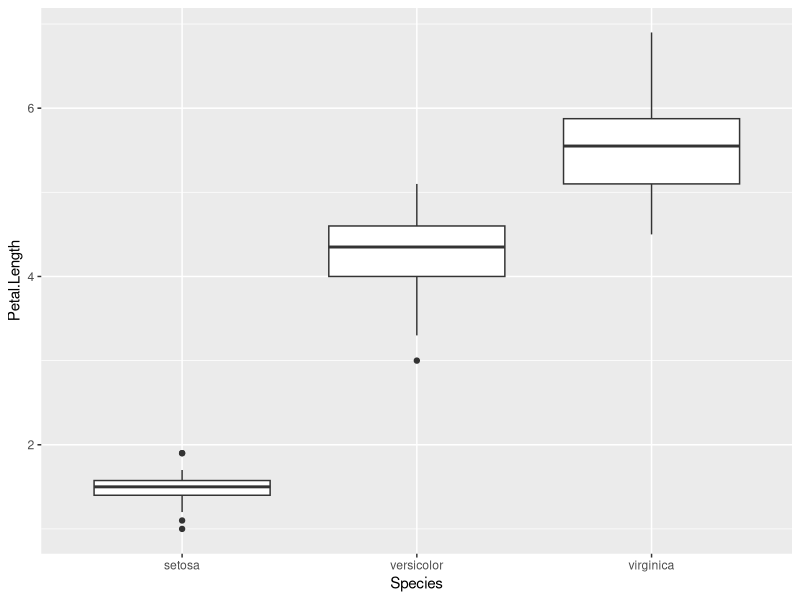
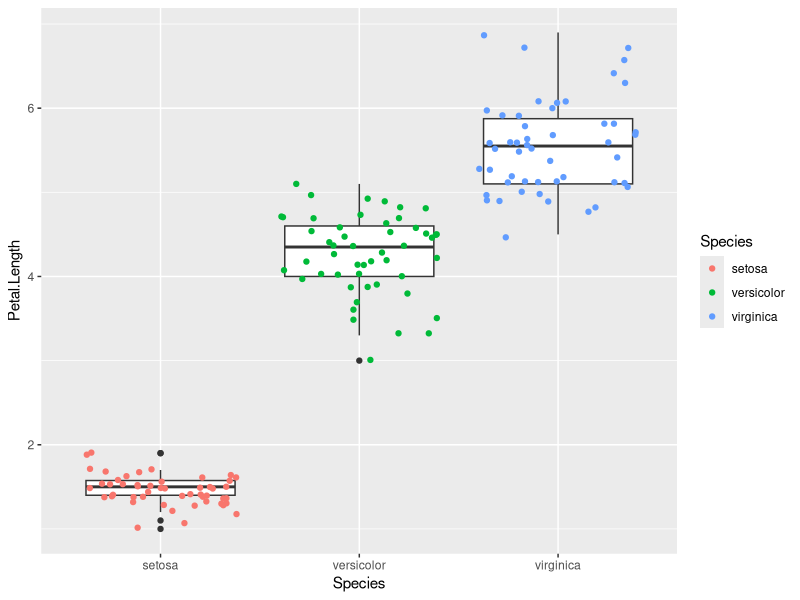

Recreate these plots in R, in order.
## ---- chunk 1
knitr::opts_chunk$set(echo = FALSE, warning = FALSE, message = FALSE)
suppressMessages(suppressWarnings(library(tidyverse, quietly = TRUE)))
## ---- chunk 2
data("iris")
Table <- group_by(iris, Species) %>% summarize(Promedio = mean(Petal.Length), N = n())
## ---- chunk 3
knitr::kable(Table, caption = "Resumen con la media y número de muestras del largo de pétalo de las flores de tres especies del género Iris", booktabs = TRUE)
## ---- chunk 4
ggplot(iris, aes(x = Species, y = Petal.Length)) + geom_boxplot()
## ---- chunk 5
data("iris")
ggplot(iris, aes(x = Species, y = Petal.Length)) + geom_boxplot() + geom_jitter(aes(color = Species))
## ---- chunk 6
Primer.Anova <- aov(Petal.Length ~ Species, data = iris)
## ---- chunk 7
summary(Primer.Anova)
